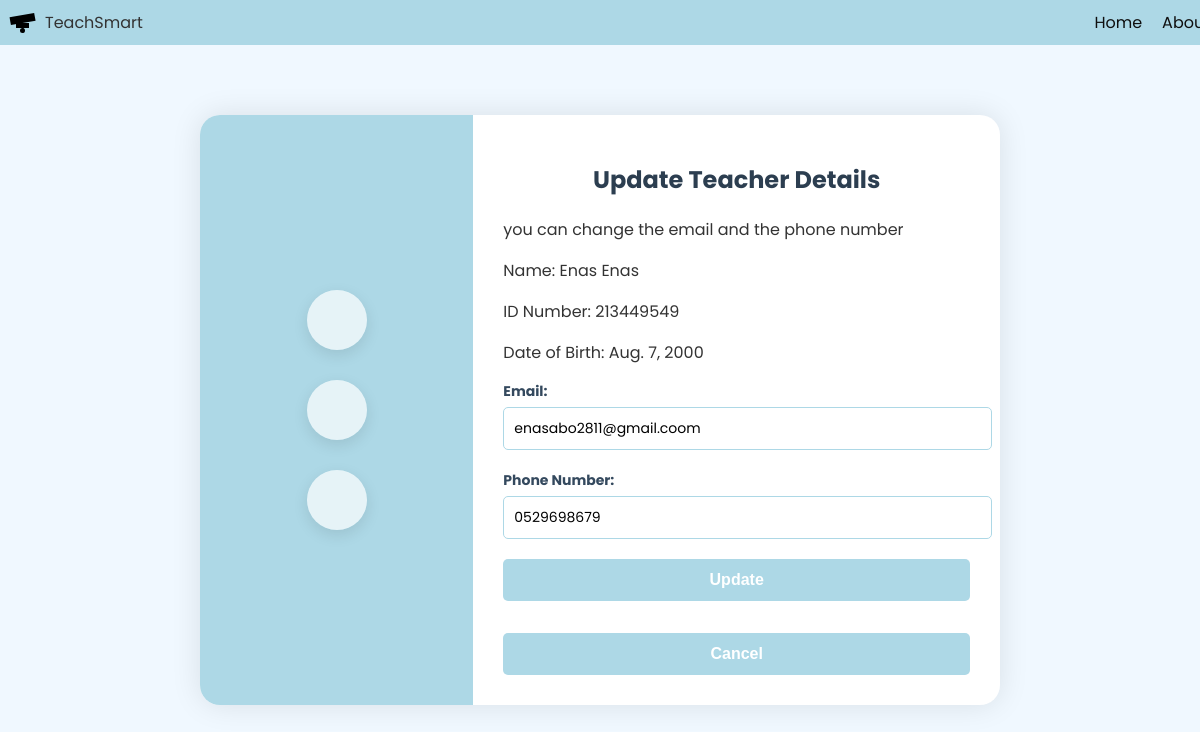
The page /teacher/213449549/ on the database as committed earlier.
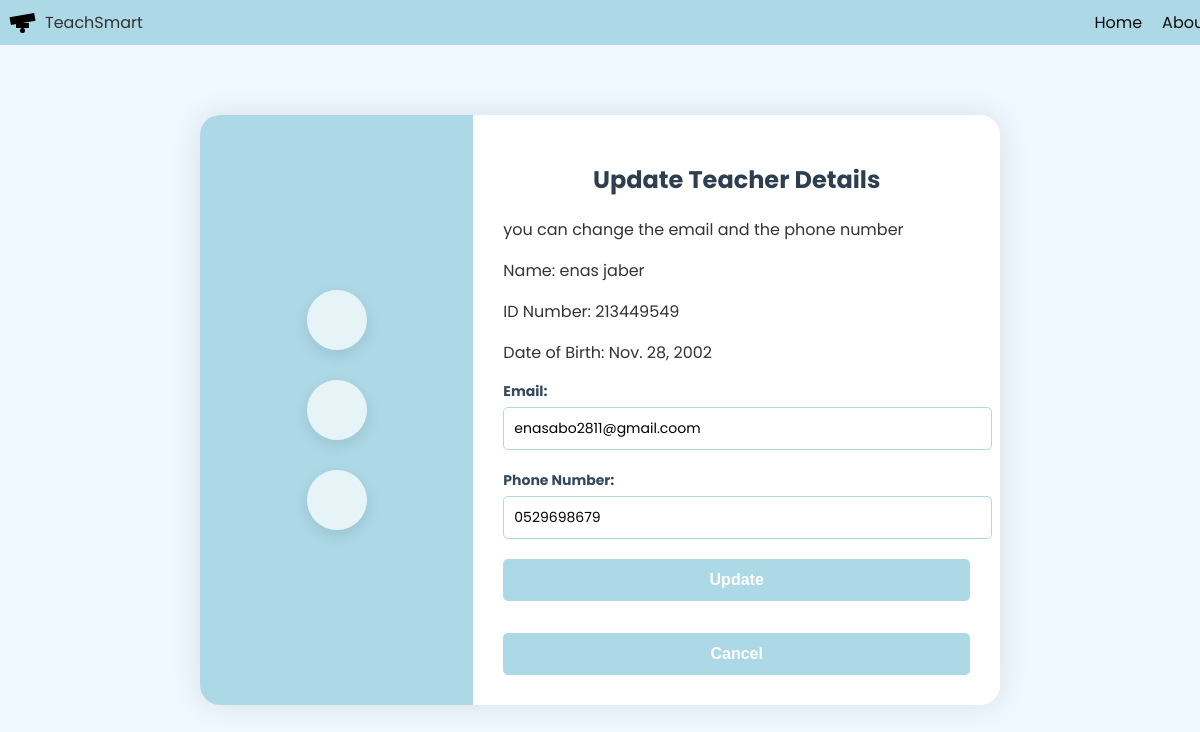
The same page on the database as committed later.
### tsweb/models.py (models this page shows, shortened)
class Teacher(models.Model):
    CLASS_CHOICES = [
        ('A', 'First grade'),
        ('B', 'Second grade'),
        ('C', 'Third grade'),
        ('D', 'Fourth grade'),
        ('E', 'Fifth grade'),
        ('F', 'Sixth grade'),
    ]
    id_number = models.CharField(
        max_length=9,
        unique=True,
        validators=[RegexValidator(r'^\d{9}$', "Please enter exactly 9 digits.")]
    )
    first_name = models.CharField(max_length=50)
    last_name = models.CharField(max_length=50)
    date_of_birth = models.DateField()
    email = models.EmailField(unique=True, validators=[EmailValidator(message="Invalid email address.")])
    phone_number = models.CharField(
        max_length=10,
        validators=[
            RegexValidator(
                regex=r'^(05\d|0[23489])\d{7}$',
                message='Invalid Israeli phone number. Please enter 10 digits starting with 05 .'
            )
        ]
    )
    password = models.CharField(max_length=128)  # הוספת שדה סיסמה
    subject = models.ForeignKey(Subject, on_delete=models.CASCADE, related_name='teachers', help_text="Select the subject the teacher can teach")
    classes = models.CharField(
        max_length=1,
        choices=CLASS_CHOICES,
        help_text="Select the grade the teacher can educate"
    )
    def __str__(self):
        return f"{self.first_name} {self.last_name}"

### tsweb/views.py (the view)
# urls.py: path('teacher/<str:teacher_id>/', views.update_teacher_contact, name='update_teacher_contact'),
def update_teacher_contact(request, teacher_id):
    print("View is called!")
    teacher = get_object_or_404(Teacher, id_number=teacher_id)
    print(f"Teacher found: {teacher}")
    if request.method == 'POST':
        form = TeacherContactUpdateForm(request.POST, instance=teacher)
        print(f"Form is valid: {form.is_valid()}")  # בדוק אם הטופס תקין
        if form.is_valid():
            updated_teacher = form.save()
            print(f"Updated teacher: {updated_teacher.email}, {updated_teacher.phone_number}")  # בדוק את הערכים המעודכנים
            return redirect('profile_teacher')
        else:
            print(f"Form errors: {form.errors}")  # הדפס את השגיאות בטופס
    else:
        form = TeacherContactUpdateForm(instance=teacher)
    context = {
        'form': form,
        'teacher': teacher,
    }
    return render(request, 'update_teacher_contact.html', context)

### tsweb/forms.py (shortened to what this page needs)
class TeacherContactUpdateForm(forms.ModelForm):
    class Meta:
        model = Teacher
        fields = ['email', 'phone_number']

### tsweb/Templates/update_teacher_contact.html (shortened to what this page needs)
<!DOCTYPE html>
<html lang="en" dir="ltr">
<head>
</head>
<body>
    <header>
        <div class="logo">
            <div class="graduation-hat">
                <div class="hat-top"></div>
            </div>
            <span>TeachSmart</span>
        </div>
        <nav>
            <ul>
                <li><a href="/">Home</a></li>
                <li><a href="home.html#about">About</a></li>
            </ul>
        </nav>
    </header>
<div class="page-container">
    <div class="side-design">
        <div class="design-element"></div>
        <div class="design-element"></div>
        <div class="design-element"></div>
    </div>
    <div class="form-container">
        <h1>Update Teacher Details</h1>
        <p>you can change the email and the phone number</p>
        <p>Name: {{ teacher.first_name }} {{ teacher.last_name }}</p>
        <p>ID Number: {{ teacher.id_number }}</p>
        <p>Date of Birth: {{ teacher.date_of_birth }}</p>
        <form method="post">
            <div class="form-group">
                <label for="{{ form.email.id_for_label }}">Email:</label>
                {{ form.email }}
            </div>
            <div class="form-group">
                <label for="{{ form.phone_number.id_for_label }}">Phone Number:</label>
                {{ form.phone_number }}
            </div>
            <button type="submit">Update</button>
            <button href="{% url 'profile_teacher' %}" >Cancel</button>
        </form>
    </div>
</div>
</body>
</html>

### tsweb/Templates/update_teacher_contact.html (style rules this page uses)
header { background-color: #add8e6; padding: 10px; display: flex; justify-content: space-between; align-items: center; }
header { background-color: #add8e6; padding: 10px; display: flex; justify-content: space-between; align-items: center; width: 100%; position: fixed; top: 0; left: 0; z-index: 1000; }
body { font-family: 'Poppins', sans-serif; background-color: #f0f8ff; margin: 0; padding-top: 70px; color: #333; min-height: 100vh; display: flex; justify-content: center; align-items: center; }
.page-container { display: flex; width: 100%; max-width: 800px; background-color: #ffffff; border-radius: 20px; overflow: hidden; box-shadow: 0 0 30px rgba(0,0,0,0.1); margin-top: 20px; }
.logo { display: flex; align-items: center; }
.graduation-hat { width: 25px; height: 15px; position: relative; margin-right: 10px; }
.hat-top { width: 100%; height: 50%; background-color: #000; position: absolute; top: 0; left: 0; transform: rotate(-10deg); }
nav ul { list-style: none; display: flex; gap: 20px; padding: 0; margin: 0; }
nav a { text-decoration: none; color: #0f0f0f; }
body { font-family: 'Poppins', sans-serif; background-color: #f0f8ff; margin: 0; padding: 0; color: #333; min-height: 100vh; display: flex; justify-content: center; align-items: center; }
.page-container { display: flex; width: 100%; max-width: 800px; background-color: #ffffff; border-radius: 20px; overflow: hidden; box-shadow: 0 0 30px rgba(0,0,0,0.1); }
.side-design { flex: 1; background-color: #add8e6; display: flex; flex-direction: column; justify-content: center; align-items: center; padding: 20px; }
.design-element { width: 60px; height: 60px; background-color: rgba(255, 255, 255, 0.7); margin: 15px 0; border-radius: 50%; display: flex; justify-content: center; align-items: center; font-size: 24px; color: #add8e6; box-shadow: 0 5px 15px rgba(0,0,0,0.1); }
.form-container { flex: 2; padding: 30px; }
h1 { color: #2c3e50; margin-bottom: 20px; font-size: 24px; text-align: center; }
form { display: flex; flex-direction: column; }
.form-group { margin-bottom: 20px; }
label { font-weight: bold; color: #34495e; font-size: 14px; display: block; margin-bottom: 5px; }
input[type="text"], input[type="email"], input[type="tel"], textarea { width: 100%; padding: 10px; border: 1px solid #add8e6; border-radius: 5px; font-size: 14px; font-family: 'Poppins', sans-serif; }
button { background-color: #add8e6; color: white; padding: 12px; border: none; border-radius: 5px; cursor: pointer; font-size: 16px; font-weight: bold; transition: background-color 0.3s ease; }

Rows that differ between the two databases and show on the page:
removed Teacher: first_name "Enas", last_name "Enas", id_number "213449549", date_of_birth "Aug. 7, 2000", email "enasabo2811@gmail.coom", phone_number "0529698679"
added Teacher: first_name "enas", last_name "jaber", id_number "213449549", date_of_birth "Nov. 28, 2002", email "enasabo2811@gmail.coom", phone_number "0529698679"
